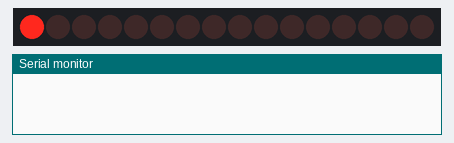
This sketch was run on a simulated Arduino Uno, built with avr-gcc and run on an emulated ATmega328P. Parts: 16 shift-register outputs drawn as a row of LEDs (first output left, lit = HIGH), the last lines printed to the serial monitor. Wiring (inferred from the names in the program): 2 × shift register (74HC595): data pin 4; shift clock pin 6; latch pin 5. Wiring (inferred from the signals the program sends): row of LEDs: on Q0, Q1, Q2, Q3, Q4, Q5, Q6, Q7, Q8, Q9, Q10, Q11, Q12, Q13, Q14, Q15.

Above: at 0.22 s.
At 0.72 s:
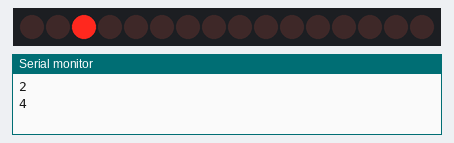
At 1.22 s:
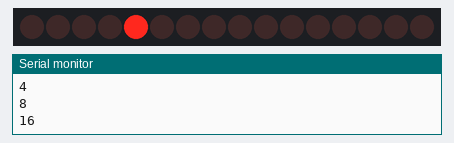
At 2.47 s:
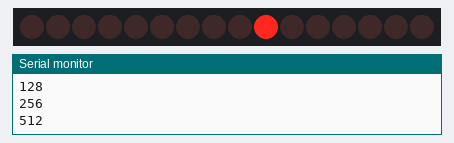
At 3.73 s:
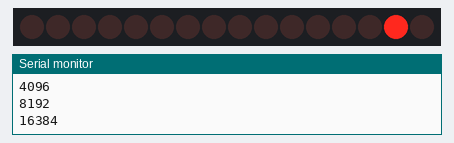
At 4.98 s:
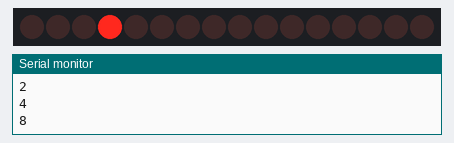
Timing chart, 0 to 5.3 s (numbered marks = the images above):
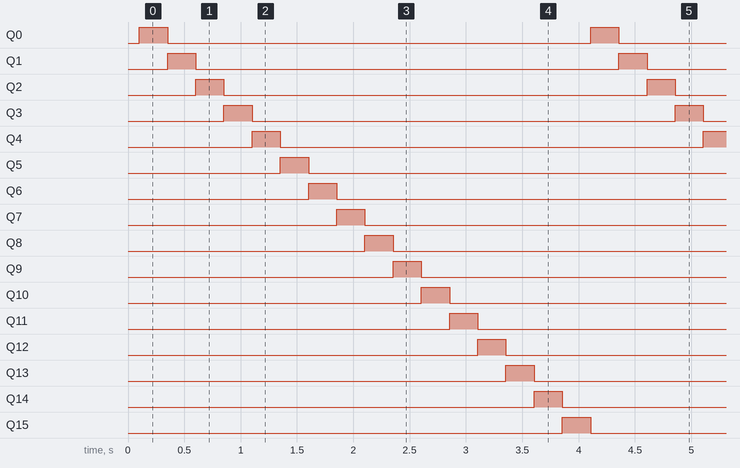

Measured:
- by itself, Q0–15: alternates HIGH for 0.25 s and LOW for 3.8 s
- by itself, everything shown: repeats every 4.0 s, in 16 steps

The sketch:

74HC595N_2.ino
```cpp
int latchPin = 5;
int clockPin = 6;
int dataPin = 4;

void setup() {
  //set pins to output so you can control the shift register
  pinMode(latchPin, OUTPUT);
  pinMode(clockPin, OUTPUT);
  pinMode(dataPin, OUTPUT);
  Serial.begin(9600);
  Yaz(0x0000);
  delay(100);

}

void loop() {
  uint32_t i = 1;
  while (i <= 32768) {
    Yaz(i);
    delay(250);
    i = i << 1;
    Serial.println(i);
  }
}

void Yaz(uint16_t deger) {
  uint8_t cip1 = deger & 0x00FF;
  uint8_t cip2 = (deger >> 8) & 0x00FF;

  digitalWrite(latchPin, LOW);
  shiftOut(dataPin, clockPin, MSBFIRST, cip2); //1st 74595
  shiftOut(dataPin, clockPin, MSBFIRST, cip1); //2nd 74595
  digitalWrite(latchPin, HIGH);
}
```
